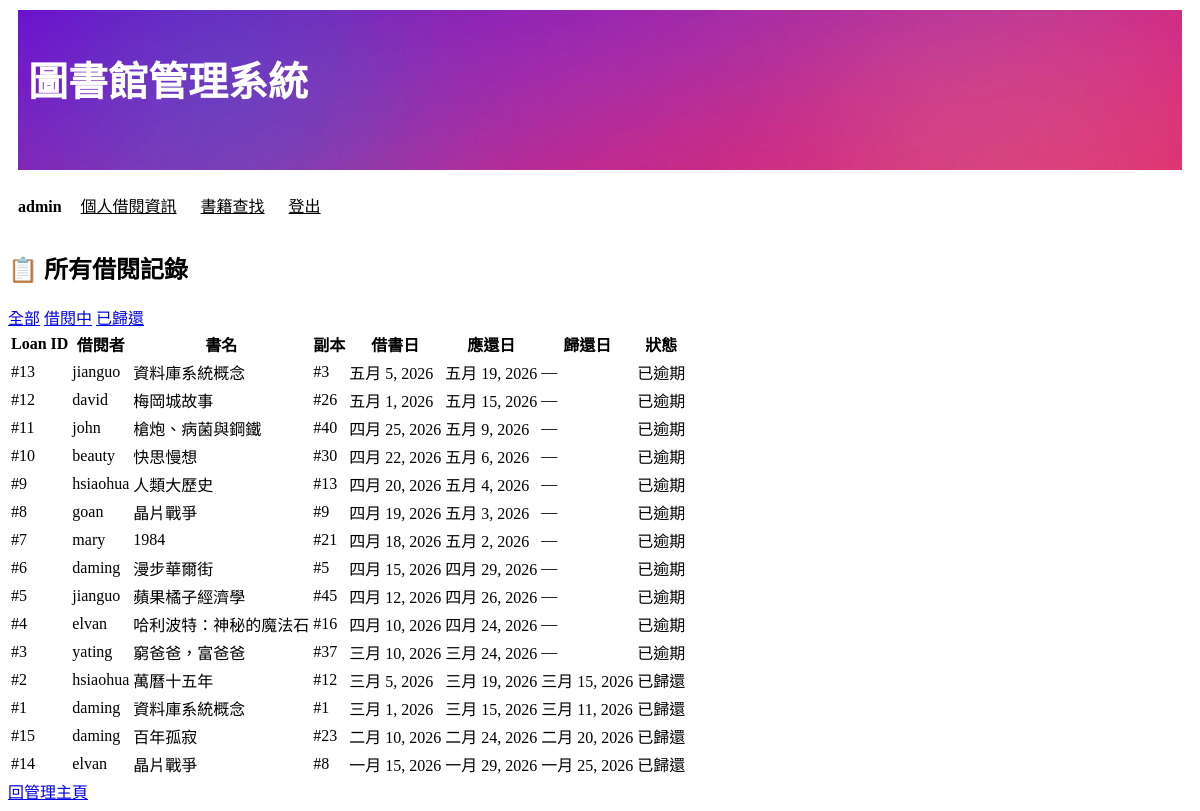
/admin_loans/ (signed in), run on the app's committed database.
### libraryapp/models.py (models this page shows, shortened)
class Loan(models.Model):
    user = models.ForeignKey(User, on_delete=models.CASCADE, related_name='loans')
    copy = models.ForeignKey(Copy, on_delete=models.CASCADE, related_name='loans')
    book = models.ForeignKey(Book, on_delete=models.CASCADE, related_name='loans')
    borrow_date = models.DateField(auto_now_add=True)
    due_date = models.DateField()
    return_date = models.DateField(null=True, blank=True)

class Book(models.Model):
    isbn = models.CharField(max_length=20, primary_key=True)
    title = models.CharField(max_length=200, null=False)
    author = models.CharField(max_length=100, blank=True, default='')
    publisher = models.CharField(max_length=100, blank=True, default='')
    publish_date = models.DateField(null=True, blank=True)
    category = models.CharField(max_length=50, blank=True, default='')
    location = models.CharField(max_length=100, blank=True, default='')

class Copy(models.Model):
    STATUS_CHOICES = [
        ('available', '可借閱'),
        ('borrowed', '已借出'),
        ('lost', '遺失'),
    ]
    book = models.ForeignKey(Book, on_delete=models.CASCADE, related_name='copies')
    status = models.CharField(max_length=20, choices=STATUS_CHOICES, default='available')

### libraryapp/views.py (the view)
# urls.py: path('admin_loans/', views.admin_loans),                        # 查看所有借閱記錄
def admin_loans(request):
    if not is_admin(request.user):
        return redirect('/login/')
    filter_type = request.GET.get('filter', 'all')
    if filter_type == 'active':
        loans = models.Loan.objects.filter(return_date__isnull=True).order_by('-borrow_date')
    elif filter_type == 'returned':
        loans = models.Loan.objects.filter(return_date__isnull=False).order_by('-return_date')
    else:
        loans = models.Loan.objects.all().order_by('-borrow_date')
    today = date.today()
    return render(request, 'admin_loans.html', locals())

### libraryapp/views.py (called while the page is built)
def is_admin(user):
    return user.is_authenticated and (user.is_superuser or user.is_staff)

### templates/admin_loans.html (shortened to what this page needs)
{% extends 'base.html' %}
{% block content %}
<div class="admin-page">
    <h2>📋 所有借閱記錄</h2>
    <div class="filter-row">
        <a href="/admin_loans/?filter=all" class="filter-btn {% if filter_type == 'all' %}active{% endif %}">全部</a>
        <a href="/admin_loans/?filter=active" class="filter-btn {% if filter_type == 'active' %}active{% endif %}">借閱中</a>
        <a href="/admin_loans/?filter=returned" class="filter-btn {% if filter_type == 'returned' %}active{% endif %}">已歸還</a>
    </div>
    {% if loans %}
        <table class="data-table">
            <thead>
                <tr>
                    <th>Loan ID</th>
                    <th>借閱者</th>
                    <th>書名</th>
                    <th>副本</th>
                    <th>借書日</th>
                    <th>應還日</th>
                    <th>歸還日</th>
                    <th>狀態</th>
                </tr>
            </thead>
            <tbody>
                {% for loan in loans %}
                <tr>
                    <td>#{{ loan.id }}</td>
                    <td>{{ loan.user.username }}</td>
                    <td>{{ loan.book.title }}</td>
                    <td>#{{ loan.copy.id }}</td>
                    <td>{{ loan.borrow_date }}</td>
                    <td>{{ loan.due_date }}</td>
                    <td>{{ loan.return_date|default:"—" }}</td>
                    <td>
                        {% if loan.return_date %}
                            <span class="badge badge-gray">已歸還</span>
                        {% elif loan.due_date < today %}
                            <span class="badge badge-red">已逾期</span>
                        {% else %}
                            <span class="badge badge-green">借閱中</span>
                        {% endif %}
                    </td>
                </tr>
                {% endfor %}
            </tbody>
        </table>
    {% else %}
        <p class="empty">沒有符合條件的借閱記錄。</p>
    {% endif %}
    <div class="action-row">
        <a href="/adminmain/" class="btn-secondary">回管理主頁</a>
    </div>
</div>
{% endblock %}

### templates/base.html (shortened to what this page needs)
{% load static %}
<!DOCTYPE html>
<html lang="zh-Hant">
<head>
    <link rel="stylesheet" href="{% static 'css/base_style.css' %}">
</head>
<body>
    <header>
        <h1><a href="/index/">圖書館管理系統</a></h1>
        <nav>
            {% if user.is_authenticated %}
                <span>{{ user.username }}</span>
                <a href="/my_loans/">個人借閱資訊</a>
                <a href="/search/">書籍查找</a>
                <a href="/logout/">登出</a>
            {% else %}
                <a href="/login/">會員登入</a>
                <a href="/register/">會員申請</a>
                <a href="/search/">書籍查找</a>
            {% endif %}
        </nav>
    </header>
    <main>
        {% block content %}{% endblock %}
    </main>
</body>
</html>

### static/css/base_style.css (style rules this page uses)
body { background-color:white; }
h1 { background-image: url(../images/gradient.png); background-size: cover; height: 120px; color:white; font-size: 40px; font-family: 'Segoe UI', Tahoma, Geneva, Verdana, sans-serif; text-decoration: none; margin: 10px 10px 10px 10px; padding-left: 10px; padding-top: 40px; }
nav { margin-left: 10px; padding: 5px 0; }
nav span { display: inline-block; margin-right: 15px; font-weight: bold; }
nav a:link { display: inline-block; padding: 8px 0; margin-right: 20px; color:black; }
header h1 a:link, header h1 a:visited { background-size: cover; height: 30vh; color:white; font-size: 40px; font-family: 'Segoe UI', Tahoma, Geneva, Verdana, sans-serif; text-decoration: none; }

### data on the page
Loan: id "13", user.username "jianguo", book "資料庫系統概念", copy.id "3", borrow_date "五月 5, 2026", due_date "五月 19, 2026", return_date "—", shows "已逾期"
Loan: id "12", user.username "david", book "梅岡城故事", copy.id "26", borrow_date "五月 1, 2026", due_date "五月 15, 2026", return_date "—", shows "已逾期"
Loan: id "11", user.username "john", book "槍炮、病菌與鋼鐵", copy.id "40", borrow_date "四月 25, 2026", due_date "五月 9, 2026", return_date "—", shows "已逾期"
Loan: id "10", user.username "beauty", book "快思慢想", copy.id "30", borrow_date "四月 22, 2026", due_date "五月 6, 2026", return_date "—", shows "已逾期"
Loan: id "9", user.username "hsiaohua", book "人類大歷史", copy.id "13", borrow_date "四月 20, 2026", due_date "五月 4, 2026", return_date "—", shows "已逾期"
Loan: id "8", user.username "goan", book "晶片戰爭", copy.id "9", borrow_date "四月 19, 2026", due_date "五月 3, 2026", return_date "—", shows "已逾期"
Loan: id "7", user.username "mary", book "1984", copy.id "21", borrow_date "四月 18, 2026", due_date "五月 2, 2026", return_date "—", shows "已逾期"
Loan: id "6", user.username "daming", book "漫步華爾街", copy.id "5", borrow_date "四月 15, 2026", due_date "四月 29, 2026", return_date "—", shows "已逾期"
Loan: id "5", user.username "jianguo", book "蘋果橘子經濟學", copy.id "45", borrow_date "四月 12, 2026", due_date "四月 26, 2026", return_date "—", shows "已逾期"
Loan: id "4", user.username "elvan", book "哈利波特：神秘的魔法石", copy.id "16", borrow_date "四月 10, 2026", due_date "四月 24, 2026", return_date "—", shows "已逾期"
Loan: id "3", user.username "yating", book "窮爸爸，富爸爸", copy.id "37", borrow_date "三月 10, 2026", due_date "三月 24, 2026", return_date "—", shows "已逾期"
Loan: id "2", user.username "hsiaohua", book "萬曆十五年", copy.id "12", borrow_date "三月 5, 2026", due_date "三月 19, 2026", return_date "三月 15, 2026", shows "已歸還"
Loan: id "1", user.username "daming", book "資料庫系統概念", copy.id "1", borrow_date "三月 1, 2026", due_date "三月 15, 2026", return_date "三月 11, 2026", shows "已歸還"
Loan: id "15", user.username "daming", book "百年孤寂", copy.id "23", borrow_date "二月 10, 2026", due_date "二月 24, 2026", return_date "二月 20, 2026", shows "已歸還"
Loan: id "14", user.username "elvan", book "晶片戰爭", copy.id "8", borrow_date "一月 15, 2026", due_date "一月 29, 2026", return_date "一月 25, 2026", shows "已歸還"

### other printed values
{{ user.username }} "admin"
